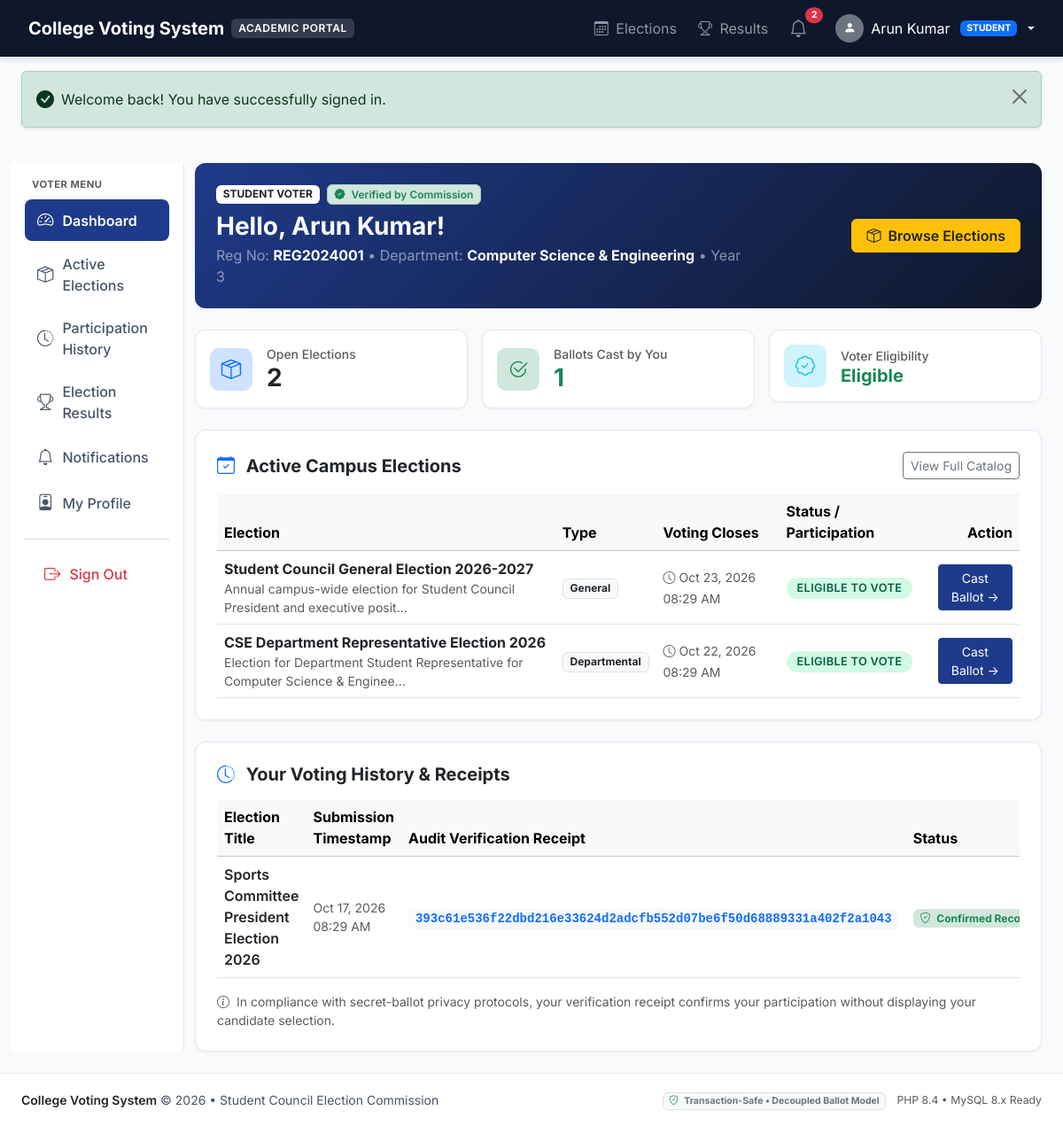
The app's page /public/dashboard.php (signed in) with its own data.
### tables this page shows
CREATE TABLE IF NOT EXISTS students (
    id INT AUTO_INCREMENT PRIMARY KEY,
    user_id INT NOT NULL UNIQUE,
    full_name VARCHAR(100) NOT NULL,
    registration_no VARCHAR(50) NOT NULL UNIQUE,
    department_id INT NOT NULL,
    course VARCHAR(50) NOT NULL,
    academic_year INT NOT NULL,
    is_verified TINYINT(1) NOT NULL DEFAULT 0,
    verified_at DATETIME DEFAULT NULL,
    verified_by INT DEFAULT NULL,
    created_at DATETIME NOT NULL DEFAULT CURRENT_TIMESTAMP,
    updated_at DATETIME NOT NULL DEFAULT CURRENT_TIMESTAMP ON UPDATE CURRENT_TIMESTAMP,
    CONSTRAINT fk_student_user FOREIGN KEY (user_id) REFERENCES users(id) ON DELETE CASCADE,
    CONSTRAINT fk_student_dept FOREIGN KEY (department_id) REFERENCES departments(id) ON DELETE RESTRICT,
    CONSTRAINT fk_student_verified_by FOREIGN KEY (verified_by) REFERENCES users(id) ON DELETE SET NULL,
    INDEX idx_student_verified (is_verified),
    INDEX idx_student_dept (department_id),
    INDEX idx_student_year (academic_year)
);

CREATE TABLE IF NOT EXISTS users (
    id INT AUTO_INCREMENT PRIMARY KEY,
    email VARCHAR(150) NOT NULL UNIQUE,
    password_hash VARCHAR(255) NOT NULL,
    role ENUM('admin', 'student') NOT NULL DEFAULT 'student',
    status ENUM('pending', 'active', 'suspended') NOT NULL DEFAULT 'pending',
    created_at DATETIME NOT NULL DEFAULT CURRENT_TIMESTAMP,
    updated_at DATETIME NOT NULL DEFAULT CURRENT_TIMESTAMP ON UPDATE CURRENT_TIMESTAMP,
    INDEX idx_user_role (role),
    INDEX idx_user_status (status)
);

CREATE TABLE IF NOT EXISTS departments (
    id INT AUTO_INCREMENT PRIMARY KEY,
    code VARCHAR(20) NOT NULL UNIQUE,
    name VARCHAR(100) NOT NULL,
    created_at DATETIME NOT NULL DEFAULT CURRENT_TIMESTAMP
);

CREATE TABLE IF NOT EXISTS elections (
    id INT AUTO_INCREMENT PRIMARY KEY,
    title VARCHAR(200) NOT NULL,
    description TEXT DEFAULT NULL,
    academic_year VARCHAR(20) NOT NULL,
    election_type ENUM('general', 'departmental', 'club', 'special') NOT NULL DEFAULT 'general',
    start_time DATETIME NOT NULL,
    end_time DATETIME NOT NULL,
    status ENUM('draft', 'scheduled', 'open', 'closed', 'results_published', 'cancelled') NOT NULL DEFAULT 'draft',
    eligibility_type ENUM('all_students', 'by_department', 'by_year') NOT NULL DEFAULT 'all_students',
    created_by INT DEFAULT NULL,
    created_at DATETIME NOT NULL DEFAULT CURRENT_TIMESTAMP,
    updated_at DATETIME NOT NULL DEFAULT CURRENT_TIMESTAMP ON UPDATE CURRENT_TIMESTAMP,
    CONSTRAINT fk_election_creator FOREIGN KEY (created_by) REFERENCES users(id) ON DELETE SET NULL,
    INDEX idx_election_status (status),
    INDEX idx_election_dates (start_time, end_time)
);

CREATE TABLE IF NOT EXISTS voter_participation (
    id INT AUTO_INCREMENT PRIMARY KEY,
    election_id INT NOT NULL,
    student_id INT NOT NULL,
    voted_at DATETIME NOT NULL DEFAULT CURRENT_TIMESTAMP,
    ip_address VARCHAR(45) DEFAULT NULL,
    user_agent VARCHAR(255) DEFAULT NULL,
    receipt_hash VARCHAR(64) NOT NULL,
    CONSTRAINT fk_part_election FOREIGN KEY (election_id) REFERENCES elections(id) ON DELETE CASCADE,
    CONSTRAINT fk_part_student FOREIGN KEY (student_id) REFERENCES students(id) ON DELETE CASCADE,
    UNIQUE KEY uq_election_student (election_id, student_id),
    INDEX idx_part_election (election_id),
    INDEX idx_part_student (student_id)
);

### public/dashboard.php (the view, shortened to what the rows shown need)
<?php
require_once __DIR__ . '/../app/middleware/require-student.php';
require_once __DIR__ . '/../app/includes/functions.php';
require_once __DIR__ . '/../app/repositories/ElectionRepository.php';
require_once __DIR__ . '/../app/repositories/BallotRepository.php';
require_once __DIR__ . '/../app/services/EligibilityService.php';
$db = Database::getConnection();
$user = Auth::user();
$student = $user['student'] ?? [];
$studentId = (int)($student['id'] ?? 0);
$electionRepo = new ElectionRepository($db);
$ballotRepo = new BallotRepository($db);
$eligibilityService = new EligibilityService($db);
$allOpenElections = $electionRepo->getAll(['status' => 'open']);
$eligibleOpenElections = [];
foreach ($allOpenElections as $elec) {
    $check = $eligibilityService->check((int)$elec['id'], $studentId);
    $hasVoted = $ballotRepo->hasStudentVoted((int)$elec['id'], $studentId);
    $elec['is_eligible'] = $check['eligible'];
    $elec['eligibility_reason'] = $check['reason'];
    $elec['has_voted'] = $hasVoted;
    $eligibleOpenElections[] = $elec;
}
$votingHistory = $ballotRepo->getStudentVotingHistory($studentId);
require_once __DIR__ . '/../app/includes/header.php';
?>
<div class="container-fluid px-3 px-md-4 py-4">
    <div class="row g-4">
        <div class="col-lg-9 col-xl-10">
            <div class="card card-academic p-4 mb-4 border-0" style="background: linear-gradient(135deg, #1e3a8a 0%, #0f172a 100%); color: #ffffff;">
                <div class="row align-items-center gy-3">
                    <div class="col-md-8">
                        <div class="d-flex align-items-center gap-2 mb-2">
                            <span class="badge bg-white text-dark small text-uppercase fw-bold">Student Voter</span>
                            <?php if (!empty($student['is_verified'])): ?>
                                <span class="badge bg-success-subtle text-success border border-success-subtle fw-semibold">
                                </span>
                            <?php else: ?>
                                <span class="badge bg-warning text-dark fw-semibold">
                                    <i class="bi bi-clock-history me-1"></i> Verification Pending
                                </span>
                            <?php endif; ?>
                        </div>
                        <h2 class="h3 fw-bold mb-1">Hello, <?= e($student['full_name'] ?? 'Student') ?>!</h2>
                        <p class="text-white-50 mb-0">
                            Reg No: <strong class="text-white"><?= e($student['registration_no'] ?? 'N/A') ?></strong> &bull;
                            Department: <strong class="text-white"><?= e($student['department_name'] ?? 'General') ?></strong> &bull;
                            Year <?= e((string)($student['academic_year'] ?? 1)) ?>
                        </p>
                    </div>
                </div>
            </div>
            <div class="card card-academic p-4 mb-4">
                <?php if (empty($eligibleOpenElections)): ?>
                    <div class="text-center py-4 text-muted">
                        <i class="bi bi-inbox fs-2 mb-2"></i>
                        <p class="mb-0">No active elections currently running.</p>
                    </div>
                <?php else: ?>
                    <div class="table-responsive">
                        <table class="table table-hover align-middle mb-0">
                            <thead class="table-light">
                                <tr>
                                    <th>Election</th>
                                    <th>Type</th>
                                    <th>Voting Closes</th>
                                    <th>Status / Participation</th>
                                    <th class="text-end">Action</th>
                                </tr>
                            </thead>
                            <tbody>
                                <?php foreach ($eligibleOpenElections as $elec): ?>
                                    <tr>
                                        <td>
                                            <div class="fw-bold text-dark"><?= e($elec['title']) ?></div>
                                            <div class="text-muted small"><?= e(mb_strimwidth((string)$elec['description'], 0, 80, '...')) ?></div>
                                        </td>
                                        <td><span class="badge bg-light text-dark border text-capitalize"><?= e($elec['election_type']) ?></span></td>
                                        <td><small class="text-muted"><i class="bi bi-clock me-1"></i><?= format_datetime($elec['end_time']) ?></small></td>
                                        <td>
                                            <?php if ($elec['has_voted']): ?>
                                                <span class="badge bg-success-subtle text-success border border-success-subtle">
                                                    <i class="bi bi-check-circle-fill me-1"></i> Vote Recorded
                                                </span>
                                            <?php elseif (!$elec['is_eligible']): ?>
                                                <span class="badge bg-danger-subtle text-danger" title="<?= e($elec['eligibility_reason']) ?>">
                                                    <i class="bi bi-slash-circle me-1"></i> Ineligible
                                                </span>
                                            <?php else: ?>
                                                <span class="badge badge-status badge-open">Eligible to Vote</span>
                                            <?php endif; ?>
                                        </td>
                                        <td class="text-end">
                                            <?php if ($elec['has_voted']): ?>
                                                <a href="<?= base_url('election-details.php?id=' . $elec['id']) ?>" class="btn btn-sm btn-outline-secondary">
                                                    Details
                                                </a>
                                            <?php elseif ($elec['is_eligible']): ?>
                                                <a href="<?= base_url('election-details.php?id=' . $elec['id']) ?>" class="btn btn-sm btn-navy">
                                                    Cast Ballot &rarr;
                                                </a>
                                            <?php else: ?>
                                                <a href="<?= base_url('election-details.php?id=' . $elec['id']) ?>" class="btn btn-sm btn-light border">
                                                    Details
                                                </a>
                                            <?php endif; ?>
                                        </td>
                                    </tr>
                                <?php endforeach; ?>
                            </tbody>
                        </table>
                    </div>
                <?php endif; ?>
            </div>
            <div class="card card-academic p-4">
                <?php if (empty($votingHistory)): ?>
                    <p class="text-muted small mb-0">You have not cast any votes in recorded elections yet.</p>
                <?php else: ?>
                    <div class="table-responsive">
                        <table class="table table-hover align-middle mb-0">
                            <thead class="table-light">
                                <tr>
                                    <th>Election Title</th>
                                    <th>Submission Timestamp</th>
                                    <th>Audit Verification Receipt</th>
                                    <th>Status</th>
                                </tr>
                            </thead>
                            <tbody>
                                <?php foreach ($votingHistory as $hist): ?>
                                    <tr>
                                        <td class="fw-semibold text-dark"><?= e($hist['election_title']) ?></td>
                                        <td class="text-muted small"><?= format_datetime($hist['voted_at']) ?></td>
                                        <td>
                                            <code class="bg-light px-2 py-1 rounded text-primary fw-bold">
                                                <?= e($hist['receipt_hash']) ?>
                                            </code>
                                        </td>
                                        <td>
                                            <span class="badge bg-success-subtle text-success">
                                                <i class="bi bi-shield-check me-1"></i> Confirmed Recorded
                                            </span>
                                        </td>
                                    </tr>
                                <?php endforeach; ?>
                            </tbody>
                        </table>
                    </div>
                <?php endif; ?>
            </div>
        </div>
    </div>
</div>
<?php require_once __DIR__ . '/../app/includes/footer.php'; ?>

### app/includes/header.php (shortened to what the rows shown need)
<?php
require_once __DIR__ . '/auth.php';
require_once __DIR__ . '/functions.php';
$currentUser = Auth::user();
$isLoggedIn = Auth::check();
$isAdmin = Auth::isAdmin();
$unreadNotifications = 0;
if ($isLoggedIn && $currentUser) {
    try {
        $db = Database::getConnection();
        $stmtNotif = $db->prepare("SELECT COUNT(*) AS cnt FROM notifications WHERE user_id = ? AND is_read = 0");
        $stmtNotif->execute([(int)$currentUser['id']]);
        $unreadNotifications = (int)($stmtNotif->fetch(PDO::FETCH_ASSOC)['cnt'] ?? 0);
    } catch (Exception $e) {
        $unreadNotifications = 0;
    }
}
?>
<!DOCTYPE html>
<html lang="en">
<head>
    <link href="https://cdn.jsdelivr.net/npm/bootstrap@5.3.3/dist/css/bootstrap.min.css" rel="stylesheet">
    <link href="https://cdn.jsdelivr.net/npm/bootstrap-icons@1.11.3/font/bootstrap-icons.css" rel="stylesheet">
    <link href="<?= base_url('assets/css/style.css') ?>" rel="stylesheet">
</head>
<body>
<nav class="navbar navbar-expand-lg navbar-dark app-navbar py-2 sticky-top">
    <div class="container-fluid px-3 px-md-4">
        <div class="collapse navbar-collapse" id="appNav">
            <ul class="navbar-nav ms-auto align-items-center gap-1 gap-lg-2">
                <?php if ($isLoggedIn): ?>
                    <li class="nav-item">
                        <a class="nav-link position-relative px-2" href="<?= base_url('notifications.php') ?>" title="Notifications">
                            <i class="bi bi-bell fs-5"></i>
                            <?php if ($unreadNotifications > 0): ?>
                                <span class="position-absolute top-1 start-100 translate-middle badge rounded-pill bg-danger" style="font-size: 0.65rem;">
                                    <?= $unreadNotifications ?>
                                </span>
                            <?php endif; ?>
                        </a>
                    </li>
                    <li class="nav-item dropdown ms-lg-2">
                        <a class="nav-link dropdown-toggle d-flex align-items-center gap-2 text-white" href="#" role="button" data-bs-toggle="dropdown">
                            <div class="rounded-circle bg-secondary text-white d-flex align-items-center justify-content-center" style="width: 32px; height: 32px; font-size: 0.85rem;">
                                <i class="bi <?= $isAdmin ? 'bi-shield-check' : 'bi-person-fill' ?>"></i>
                            </div>
                            <span class="d-none d-md-inline"><?= e($currentUser['admin']['full_name'] ?? $currentUser['student']['full_name'] ?? $currentUser['email']) ?></span>
                            <span class="badge bg-<?= $isAdmin ? 'danger' : 'primary' ?> text-uppercase ms-1" style="font-size: 0.65rem;">
                                <?= e($currentUser['role']) ?>
                            </span>
                        </a>
                    </li>
                <?php endif; ?>
            </ul>
        </div>
    </div>
</nav>

### records on screen
students: full_name "Arun Kumar", registration_no "REG2024001", department.name "Computer Science & Engineering", academic_year "3"
users: role "STUDENT"
elections: title "Student Council General Election 2026-2027", description "Annual campus-wide election for Student Council President and executive posit...", election_type "General", end_time "Oct 23, 2026 08:29 AM"
elections: title "CSE Department Representative Election 2026", description "Election for Department Student Representative for Computer Science & Enginee...", election_type "Departmental", end_time "Oct 22, 2026 08:29 AM"
voter_participation: election.title "Sports Committee President Election 2026", voted_at "Oct 17, 2026 08:29 AM", receipt_hash "393c61e536f22dbd216e33624d2adcfb552d07be6f50d68889331a402f2a1043"

### other values on screen
$unreadNotifications "2"
$flash['message'] "Welcome back! You have successfully signed in."
count($allOpenElections) "2"
count($votingHistory) "1"
PHP_MAJOR_VERSION "8"
PHP_MINOR_VERSION "4"
